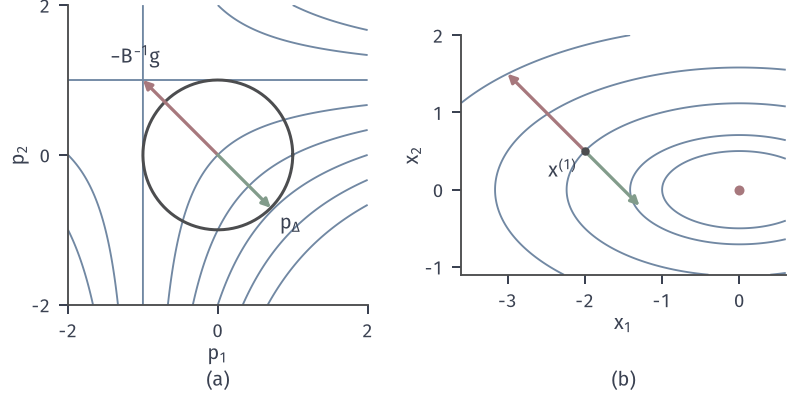

Recreate this plot in Python.
from pathlib import Path
import sys
ROOT = next(p for p in Path(__file__).resolve().parents if (p/"build.sh").is_file() and (p/"tex/book.tex").is_file())
sys.path.insert(0, str(ROOT/"figures/00-shared/mathematical-preliminaries-upper/00-shared/comprehension-figures"))
sys.path.insert(0, str(ROOT/"figures/05-optimization/02-smooth-optimization/matplotlib/qn-common"))
from support import figure, save, BLUE, GREEN, YELLOW, RED, PURPLE, INK, MUTED, GRID, BLUE_FILL, GREEN_FILL, YELLOW_FILL, RED_FILL, PURPLE_FILL
from qnlib import *
import numpy as np
HERE = Path(__file__).resolve().parent
STROKE = "#4C4D4F"

# 强凸目标 f=x1^2+4x2^2 上一次 SR1 更新得到不定矩阵 B=[[0,4],[4,0]]；当前点 x=(-2,0.5)，g=(-4,4)，信赖域半径 1。
A = np.diag([2., 8.]); x = np.array([-2., .5]); g = A@x; B = np.array([[0., 4.], [4., 0.]])
pn = -np.linalg.solve(B, g)
lam, U = np.linalg.eigh(B); v = U[:, 0]; v = v if v@g < 0 else -v
pt = v
m = lambda P, Q: g[0]*P+g[1]*Q+.5*(B[0, 0]*P*P+2*B[0, 1]*P*Q+B[1, 1]*Q*Q)
fig, (ax, bx) = figure(width_mm=112, height_mm=56, ncols=2)
X, Y = np.meshgrid(np.linspace(-2, 2, 500), np.linspace(-2, 2, 500))
ax.contour(X, Y, m(X, Y), levels=[-16, -12, -8, -4, 0, 4, 8, 12], colors=[BLUE], linewidths=.75, negative_linestyles='solid')
th = np.linspace(0, 2*np.pi, 300)
ax.plot(np.cos(th), np.sin(th), color=STROKE, lw=1.2)
ar = dict(arrowstyle='-|>', lw=1.3, mutation_scale=7, shrinkA=0, shrinkB=0)
ax.annotate('', xy=pn, xytext=(0, 0), arrowprops=dict(color=RED, **ar))
ax.annotate('', xy=pt, xytext=(0, 0), arrowprops=dict(color=GREEN, **ar))
ax.text(pn[0]-.1, pn[1]+.22, '$-B^{-1}g$', color=INK, ha='center'); ax.text(pt[0]+.12, pt[1]-.28, '$p_{\\Delta}$', color=INK)
ax.set_aspect('equal'); ax.set_xlim(-2, 2); ax.set_ylim(-2, 2); ax.set_xlabel('$p_1$', labelpad=1); ax.set_ylabel('$p_2$', labelpad=1); ax.set_xticks([-2, 0, 2]); ax.set_yticks([-2, 0, 2])
X, Y = np.meshgrid(np.linspace(-3.6, .6, 500), np.linspace(-1.1, 2.0, 500))
bx.contour(X, Y, X*X+4*Y*Y, levels=[1, 2, 5, 10, 18], colors=[BLUE], linewidths=.75)
bx.annotate('', xy=x+pn, xytext=x, arrowprops=dict(color=RED, **ar)); bx.annotate('', xy=x+pt, xytext=x, arrowprops=dict(color=GREEN, **ar))
bx.plot([x[0]], [x[1]], 'o', ms=3.4, color=STROKE, mew=0, zorder=6); bx.plot([0], [0], 'o', ms=4, color=RED, mew=0, zorder=7)
bx.text(x[0]-.1, x[1]-.34, '$x^{(1)}$', color=INK, ha='right')
bx.set_aspect('equal'); bx.set_xlim(-3.6, .6); bx.set_ylim(-1.1, 2.0); bx.set_xlabel('$x_1$', labelpad=1); bx.set_ylabel('$x_2$', labelpad=1)
panel(fig, .07, .99, .985, .23, .25); tags(fig, [ax, bx])
f = lambda z: float(z[0]**2+4*z[1]**2)
save(fig, HERE, 'figure', {'x': x.tolist(), 'g': g.tolist(), 'B': B.tolist(), 'quasi_newton_step': pn.tolist(), 'tr_step': pt.tolist(), 'f_x': f(x), 'f_qn': f(x+pn), 'f_tr': f(x+pt)})
